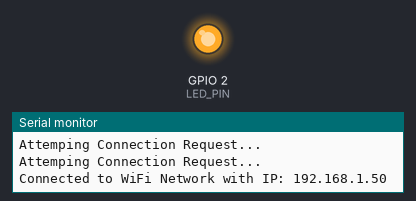
Recording of a program running on a simulated ESP32. Shown: output pins drawn as LEDs (lit = HIGH), the last lines printed to the serial monitor. WiFi joins after 1.5 s; servers stay silent unless stated.

Above: at 1.6 s.
At 6.7 s:
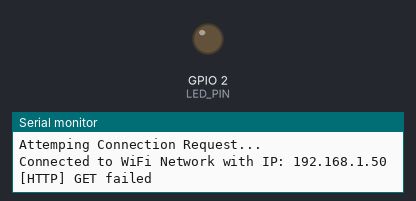
Timing chart, 0 to 14.8 s (numbered marks = the images above):
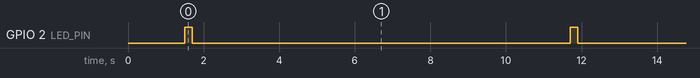

Measured:
- by itself, GPIO 2 (LED_PIN): alternates HIGH for 0.20 s and LOW for 10.0 s

The program:

main.cpp
```cpp
#include <Arduino.h>
#include <HttpClient.h>
#include <WiFi.h>


#define LED_PIN 2
const char WIFI_SSID[] = "your-wifi-ssid";
const char WIFI_PASSWORD[] = "your-wifi-password";


String url = "your-backend-url";


void makeRequest();
void connectWifi();


void setup() {
  pinMode(LED_PIN, OUTPUT);
  Serial.begin(115200);
  connectWifi();
}


void loop() {
  makeRequest();
  delay(10000);
}


void connectWifi() {
  WiFi.begin(WIFI_SSID, WIFI_PASSWORD);
  Serial.println("Starting Connection Request");
  while (WiFi.status() != WL_CONNECTED) {
    delay(500);
    digitalWrite(LED_PIN, HIGH);
    Serial.println("Attemping Connection Request...");
    digitalWrite(LED_PIN, LOW);
  }
  Serial.print("Connected to WiFi Network with IP: ");
  Serial.println(WiFi.localIP());
}


void makeRequest() {
  HTTPClient http;
  http.begin(url);
  http.addHeader("X-ApiKey", "your-api-key");
  digitalWrite(LED_PIN, HIGH);
  int httpCode = http.GET();
  digitalWrite(LED_PIN, LOW);

  if (httpCode > 0) {
    if (httpCode == HTTP_CODE_OK) {
      Serial.println("Ping successful");
    }
  } else {
    Serial.println("[HTTP] GET failed");
  }

  http.end();
}
```
